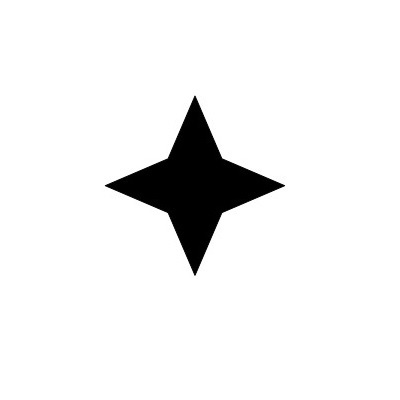
#> input picture images/4star.jpg, 400 x 400 px
$ python match_contour.py
#> lines starting #> are read from the running program, lines starting #| are printed output that depends on the picture; after the words box and inside, x2 and y2 are one past the last pixel; in counts of white or black regions, pixels touching at a corner belong together
import cv2
import numpy as np

template = cv2.imread('../images/4star.jpg',0)
#> template is the input picture: shape (400, 400); min 0, max 255, mean 239.2
cv2.imshow('start',template)
cv2.waitKey(0)
cv2.destroyAllWindows()

target = cv2.imread('../images/shapestomatch.jpg')
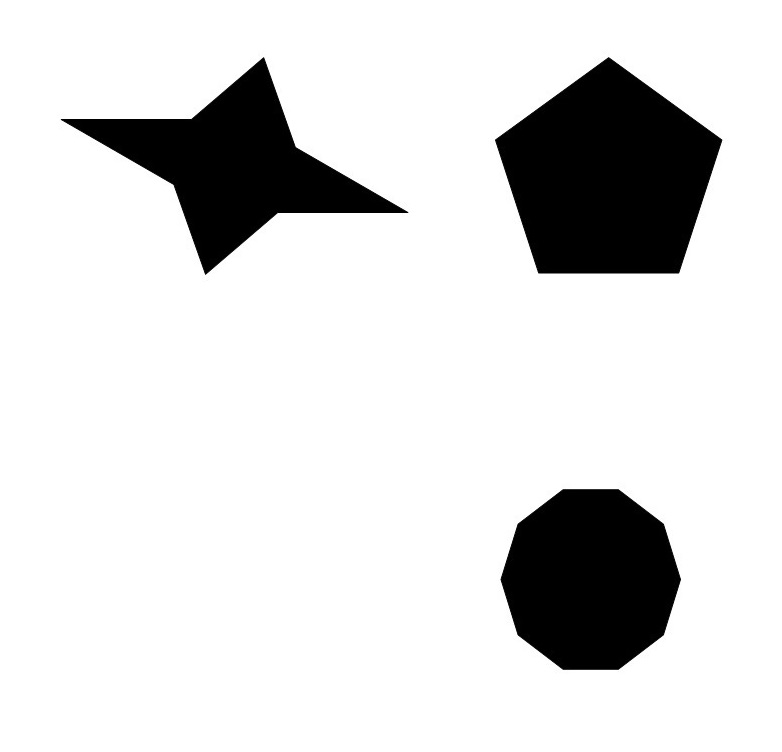
#> input picture images/shapestomatch.jpg, 782 x 752 px
#> target is the input picture: shape (752, 782, 3); min 0, max 255, mean 218.7
target_gray = cv2.cvtColor(target,cv2.COLOR_BGR2GRAY)

ret,thresh1 = cv2.threshold(template,127,255,0)
#> thresh1: shape (400, 400); 93.8% white; 1 black region, box (x1, y1, x2, y2) and area: (105, 96, 285, 275) 9924
ret,thresh2 = cv2.threshold(target_gray,127,255,0)
#> thresh2: shape (752, 782); 85.7% white; 3 black regions

# find contours
contour,hierarchy = cv2.findContours(thresh1,cv2.RETR_LIST,cv2.CHAIN_APPROX_NONE)
#> contour = 2 contours; box (x1, y1, x2, y2) and area: (0, 0, 400, 400) 159201, (104, 95, 286, 276) 10174
zero = np.zeros((template.shape[0],template.shape[1]))
contour_sorted = sorted(contour,key=cv2.contourArea,reverse=True)
#> contour_sorted has the same summary as contour
template_contour = contour_sorted[1]
#> template_contour = contour of 502 points, box (x1, y1, x2, y2) (104, 95, 286, 276), area 10174
contour,hierarchy = cv2.findContours(thresh2,cv2.RETR_LIST,cv2.CHAIN_APPROX_SIMPLE)
#> contour = 4 contours; box (x1, y1, x2, y2) and area: (0, 0, 782, 752) 586531, (494, 56, 723, 275) 34420, (500, 488, 682, 671) 25449, (60, 56, 409, 276) 25005
closest_contour=[]
for c in contour:
    match = cv2.matchShapes(template_contour,c,1,0.0)
    if match<0.15:
        closest_contour.append(c)
    else:
        continue
#> this loop made 4 passes
#> match on passes 1 to 3: 0.199, 0.189, 0.111
#> (c, match) on pass 4: ([[0, 0], [0, 751], [781, 751], [781, 0]], 0.168)
#> after the loop, closest_contour = 1 contour; box (x1, y1, x2, y2) and area: (60, 56, 409, 276) 25005

cv2.drawContours(target,closest_contour,-1,(255),3)
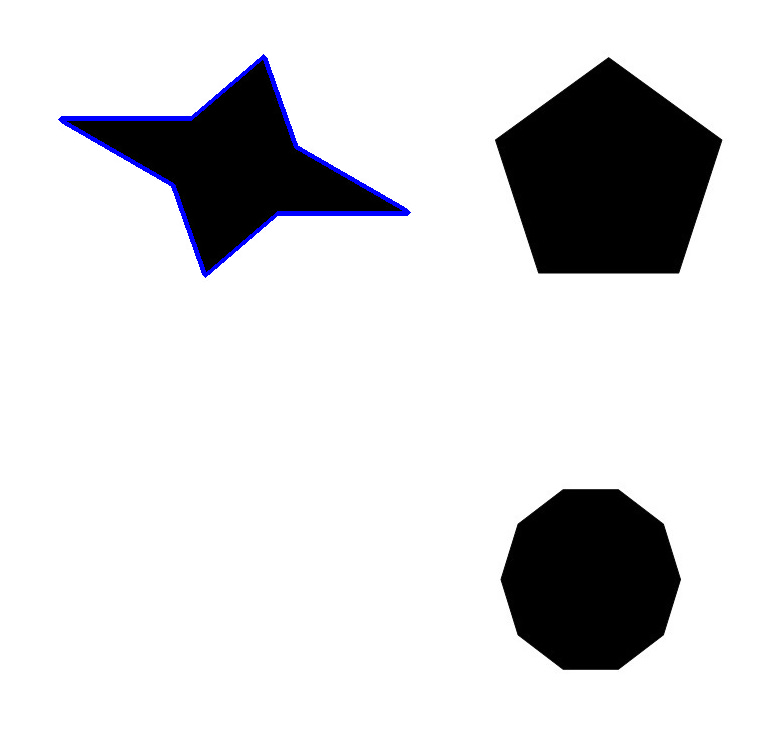
#> target: shape (752, 782, 3); 0.69% of pixels changed, all inside (x1, y1, x2, y2) = (58, 54, 411, 278)
cv2.imshow('output',target)
cv2.waitKey(0)
cv2.destroyAllWindows()
